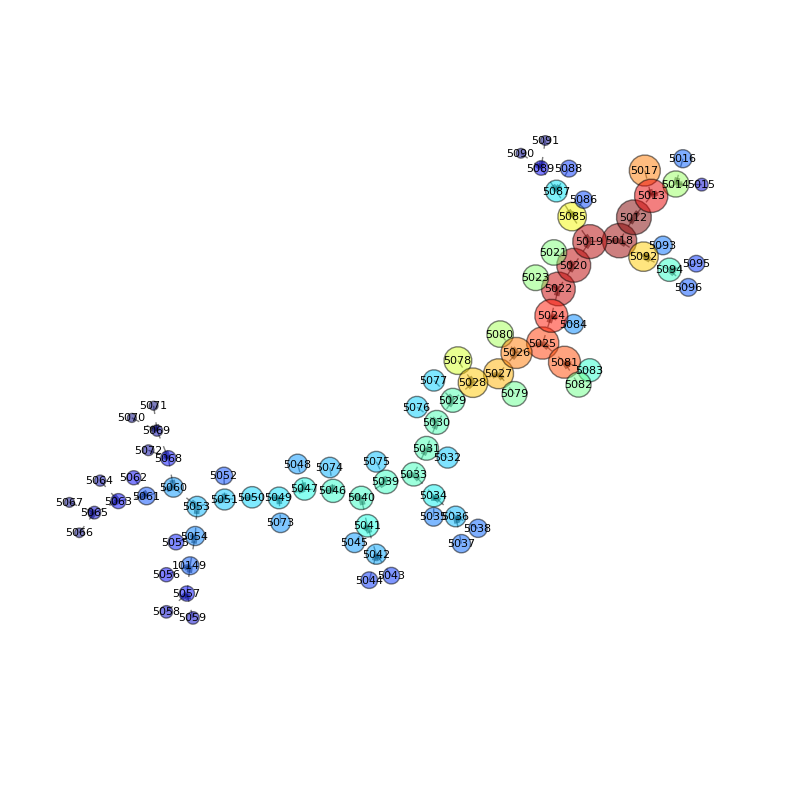

The script that saved this image:
import networkx as nx
import matplotlib.pyplot as plt
from networkx import graphviz_layout
from pySPARROW import Network, Reach

path = "test.h5"
workspace = "/home/user/pysparrow-read-only/examples/testing_on_sample_sparrow_dataset/"
test_reach = '5012'

net = Network(workspace + 'test.h5')
G=net._g.subgraph(net.get_upstream_reaches(net.get_reach(test_reach)))

lab = {}
node_size =[]
node_color = []
i = 1
for r in G:
    lab[r] = r._ComID
    #print r._AreaHa
    #if r._AreaHa >= 1000.0: 
    node_size.append((net.get_instream_loss(r._ComID, test_reach)*500.0) ** 1.0 )
    node_color.append((net.get_instream_loss(r._ComID, test_reach)*500.0) ** 1.0 )
    #else:
    #    node_size.append(1.0)
    #    node_color.append(1.0)
    i+=1
    
pos=nx.graphviz_layout(G,prog='neato',args='')
plt.figure(figsize=(8,8))
nx.draw(G,pos, \
    node_size=node_size, \
    alpha=0.5, \
    node_color=node_color, \
    font_size = 8,
    style='dashed',
    labels=lab)
    #with_labels=False)
plt.axis('equal')
plt.savefig('network_viz_02.png')
plt.close()
#plt.show()
